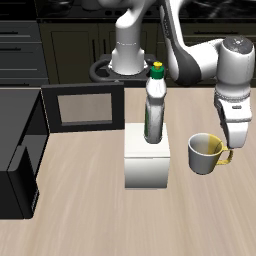
#> input picture paper_resai/figs/scene_oa.png, 256 x 256 px
$ python make_figs.py
#> lines starting #> are read from the running program, lines starting #| are printed output that depends on the picture
"""Figures for the ReS AI @ IROS 2026 workshop paper (paper_resai/main.tex).

Fig 1 (fig_pipeline.pdf, full width): real LIBERO-Safety scene -> VLM
predicate grounding -> three-literal FOL rule -> three-regime routing ->
certified noise-space steering.

Fig 2 (fig_results.pdf, single column, two panels):
  (a) E3 identification swap (paired rollouts, enforcement fixed).
  (b) Safety-reasoning refusal sweep vs best published vs unguided-executes.

All numbers are copied from the paper text (source: results_tables ledger).
Run:  python make_figs.py   (needs matplotlib + the scene PNGs alongside)
"""

import matplotlib
matplotlib.use("Agg")
import matplotlib.pyplot as plt
import matplotlib.image as mpimg
from matplotlib.patches import FancyBboxPatch, FancyArrowPatch, Rectangle

plt.rcParams.update({"font.size": 8.5, "font.family": "serif"})

C_NEURAL = "#dbeafe"   # blue fill: neural components
C_NEURAL_E = "#1d4ed8"
C_SYM = "#fef3c7"      # amber fill: symbolic components
C_SYM_E = "#b45309"
C_CERT = "#dcfce7"     # green fill: certificate
C_CERT_E = "#15803d"


def box(ax, x, y, w, h, title, body, fc, ec, fs=7.2, title_fs=7.8):
    ax.add_patch(FancyBboxPatch((x, y), w, h, boxstyle="round,pad=0.010",
                                fc=fc, ec=ec, lw=1.2))
    ax.text(x + w / 2, y + h - 0.03, title, ha="center", va="top",
            fontsize=title_fs, fontweight="bold", color=ec)
    ax.text(x + w / 2, y + 0.035, body, ha="center", va="bottom", fontsize=fs)


def arrow(ax, x0, y0, x1, y1, color="0.25"):
    ax.add_patch(FancyArrowPatch((x0, y0), (x1, y1), arrowstyle="-|>",
                                 mutation_scale=11, lw=1.3, color=color))


def fig_pipeline():
    fig, ax = plt.subplots(figsize=(7.1, 2.6))
    ax.set_xlim(0, 1)
    ax.set_ylim(0, 1)
    ax.axis("off")

    # --- scene image with hazard/target annotation --------------------------
    img = mpimg.imread("scene_oa.png")
#> img is the input picture: shape (256, 256, 3) float32; mean R, G, B 0.51, 0.478, 0.44
    ax_img = fig.add_axes([0.015, 0.24, 0.165, 0.60])
    ax_img.imshow(img)
    ax_img.set_xticks([])
    ax_img.set_yticks([])
    for s in ax_img.spines.values():
        s.set_color("0.4")
    h, w = img.shape[0], img.shape[1]
#> h = 256; w = 256
    ax_img.add_patch(Rectangle((0.565 * w, 0.26 * h), 0.11 * w, 0.37 * h,
                               fill=False, ec="#dc2626", lw=1.8))
    ax_img.text(0.44 * w, 0.24 * h, "hazard", color="#dc2626", fontsize=6.5,
                fontweight="bold", ha="left", va="bottom")
    ax_img.add_patch(Rectangle((0.71 * w, 0.54 * h), 0.17 * w, 0.23 * h,
                               fill=False, ec="#2563eb", lw=1.8))
    ax_img.text(0.87 * w, 0.50 * h, "target", color="#2563eb", fontsize=6.5,
                fontweight="bold", ha="right", va="bottom")
    ax.text(0.095, 0.11, "RGB-D + instruction\n``put the mug on the plate''",
            ha="center", va="center", fontsize=6.6, style="italic")

    # --- neural: predicate grounding ---------------------------------------
    box(ax, 0.215, 0.24, 0.185, 0.60,
        "VLM / perception\ngrounding",
        "local, per-object:\n" r"$\mathrm{Referenced}(x)$" "\n"
        r"$\mathrm{Protected}(x)$, $\mathrm{Moving}(x)$" "\n"
        "positions: open-vocab\ndetection + depth",
        C_NEURAL, C_NEURAL_E, fs=6.7)
    ax.text(0.3075, 0.165, "neural: answers\nlocal predicates", ha="center",
            va="top", fontsize=6.8, color=C_NEURAL_E, style="italic")

    # --- symbolic: FOL rule + routing --------------------------------------
    box(ax, 0.435, 0.56, 0.25, 0.30,
        r"FOL rule $\rightarrow$ Hazard$(x)$",
        r"$\mathrm{Prot}(x)\vee\mathrm{Mov}(x)\;\vee$" "\n"
        r"$(\neg\mathrm{Ment}(x)\wedge\mathrm{NearPath}(x))$",
        C_SYM, C_SYM_E, fs=6.9)
    box(ax, 0.435, 0.13, 0.25, 0.34,
        "3-regime routing",
        "Avoid (keep-out)\nDisengage (hazard = dest.)\nRefuse (unsafe instr.)",
        C_SYM, C_SYM_E)
    ax.text(0.56, 0.035, "symbolic: makes the decision", ha="center",
            fontsize=6.8, color=C_SYM_E, style="italic")

    # --- enforcement + certificate -----------------------------------------
    box(ax, 0.72, 0.50, 0.265, 0.36,
        "noise-space steering",
        "select / tilt / ascend the noise\nof the frozen flow VLA;\n"
        "actions stay on-manifold",
        C_NEURAL, C_NEURAL_E, fs=6.7)
    box(ax, 0.72, 0.08, 0.265, 0.31,
        "checked certificate",
        "DCBF chain re-verified on\nthe executed prefix\n(mechanism-independent)",
        C_CERT, C_CERT_E, fs=6.7)

    arrow(ax, 0.183, 0.56, 0.212, 0.56)
    arrow(ax, 0.402, 0.62, 0.432, 0.68)
    arrow(ax, 0.402, 0.44, 0.432, 0.34)
    arrow(ax, 0.56, 0.555, 0.56, 0.48)
    arrow(ax, 0.687, 0.32, 0.717, 0.58)
    arrow(ax, 0.852, 0.495, 0.852, 0.40)

    fig.savefig("fig_pipeline.pdf", bbox_inches="tight", dpi=300)
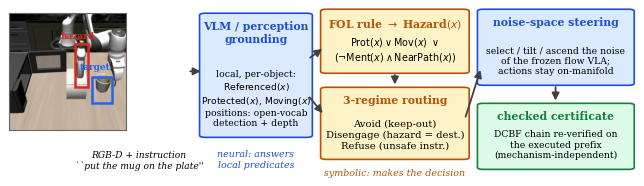
#> figure drawn by matplotlib, 2 panels
    print("wrote fig_pipeline.pdf")


def fig_results():
    fig, (a, b) = plt.subplots(1, 2, figsize=(3.5, 2.15),
                               gridspec_kw={"width_ratios": [1.1, 1.0]})

    # (a) E3 identification swap: TSR and CAR, Spatial L1+L2 mean per arm.
    arms = ["GT\n(priv.)", "Symb.+\npriors", "FOL\n(ours)"]
    tsr = [(55.0 + 77.5) / 2, (60.0 + 77.5) / 2, (62.5 + 90.0) / 2]
    car = [(27.5 + 40.0) / 2, (27.5 + 37.5) / 2, (32.5 + 40.0) / 2]
    x = range(3)
    wd = 0.38
    a.bar([i - wd / 2 for i in x], tsr, wd, color="#1d4ed8", label="TSR")
    a.bar([i + wd / 2 for i in x], car, wd, color="#dc2626", label="CAR")
    a.set_xticks(list(x))
    a.set_xticklabels(arms, fontsize=6.5)
    a.set_ylim(0, 100)
    a.set_ylabel("%", fontsize=7)
    a.tick_params(axis="y", labelsize=6.5)
    a.legend(fontsize=6, frameon=False, loc="upper left",
             handlelength=1.0, borderaxespad=0.1)
    a.set_title("(a) Identity swap\n(paired, enf. fixed)", fontsize=7)
    for s in ("top", "right"):
        a.spines[s].set_visible(False)

    # (b) SSR refusal sweep.
    lv = ["L0", "L1", "L2"]
    ours = [100, 100, 80]
    pub = [80, 72, 36]
    exe = [94, 60, 100]
    x = range(3)
    wd = 0.27
    b.bar([i - wd for i in x], ours, wd, color="#15803d", label="ours refuses")
    b.bar(list(x), pub, wd, color="0.55", label="best published")
    b.bar([i + wd for i in x], exe, wd, color="#f59e0b",
          label="unguided executes")
    b.set_xticks(list(x))
    b.set_xticklabels(lv, fontsize=6.5)
    b.set_ylim(0, 138)
    b.set_yticks([0, 25, 50, 75, 100])
    b.tick_params(axis="y", labelsize=6.5)
    b.legend(fontsize=5.6, frameon=False, loc="upper left",
             handlelength=1.0, borderaxespad=0.0, labelspacing=0.2)
    b.set_title("(b) Unsafe-instruction\nrefusal (%)", fontsize=7)
    for s in ("top", "right"):
        b.spines[s].set_visible(False)

    fig.tight_layout(w_pad=1.2)
    fig.savefig("fig_results.pdf", bbox_inches="tight", dpi=300)
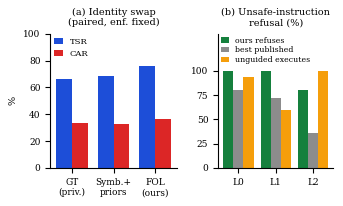
#> figure drawn by matplotlib, 2 panels; panel 1: tallest bar 76.25 high, from x = 1.62 to 2; panel 1: tallest bar 36.25 high, from x = 2 to 2.38; panel 2: tallest bar 80 high, from x = -0.135 to 0.135; panel 2: tallest bar 100 high, from x = 2.13 to 2.4
    print("wrote fig_results.pdf")


if __name__ == "__main__":
    fig_pipeline()
    fig_results()

$ run again, with paper_resai/figs/prev_scenes-1.png copied over paper_resai/figs/scene_oa.png
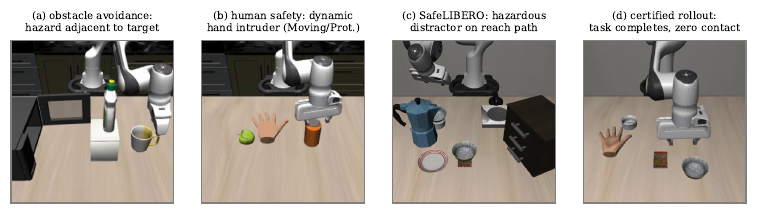
#> input picture paper_resai/figs/prev_scenes-1.png, 758 x 215 px
#> in fig_pipeline, img is the input picture: shape (215, 758, 3) float32; mean R, G, B 0.671, 0.648, 0.623
#> in fig_pipeline, `fig.savefig("fig_pipeline.pdf", bbox_inches="tight", dpi=300)`:
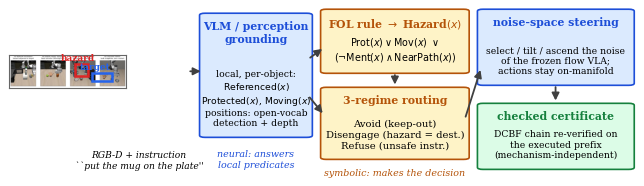
#> figure drawn by matplotlib, 2 panels
